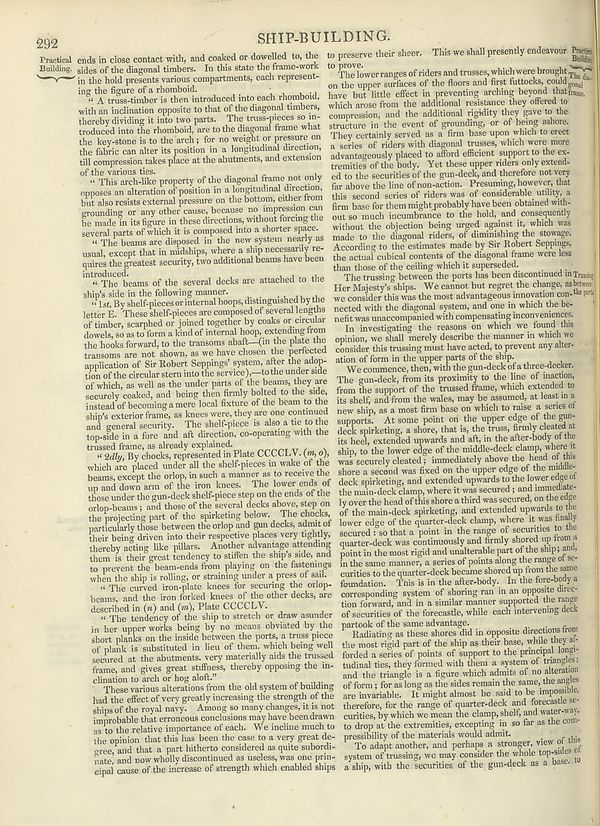
#> input picture web/src/api/mock/page-0013-50049db49e8b.jpg, 600 x 826 px
$ python -i prepare-plates.py   (imports and definitions only)
#> lines starting #> are read from the running program, lines starting #| are printed output that depends on the picture
#> further down, picture is the input picture: PIL image 600x826 RGB; mean R, G, B 209, 201.6, 174.6
"""Prepare the engraved plates shown behind the landing page.

Reads the pinned Britannica parquet (fetch it with `uv run nemotron-challenge data fetch`),
turns the yellowed paper white so only the ink remains, crops the page margins,
and writes web/public/plates/<slug>.jpg plus web/src/config/plates.json.

Run from the repository root:
    uv run --with pillow python web/scripts/prepare-plates.py
"""

import glob
import hashlib
import io
import json
from pathlib import Path

import pyarrow.parquet as pq
from PIL import Image, ImageOps

REVISION = "309f765b1ecc83e0a7f7762e44b4a927a7555443"

# slug, source row, title on the plate, optional crop as fractions (left, top, right, bottom)
PLATES = [
    ("anatomy", 1274, "Anatomy", None),
    ("helminthology", 651, "Helminthology", None),
    ("geyser", 1369, "Hver, or boiling fountain", (0.0, 0.0, 1.0, 0.55)),
    ("electricity", 1446, "Electricity", (0.0, 0.17, 1.0, 1.0)),
    ("astronomy", 2176, "Astronomy", None),
]

ROOT = Path(__file__).resolve().parents[2]
OUT_IMG = ROOT / "web" / "public" / "plates"
OUT_JSON = ROOT / "web" / "src" / "config" / "plates.json"


# [19 lines left out: function ink_only, not called in this run]


def crop_margins(img: Image.Image) -> Image.Image:
    """Trim the page edge and gutter shadow: keep the box that holds the ink."""
    mask = img.point(lambda v: 255 if v < 150 else 0)
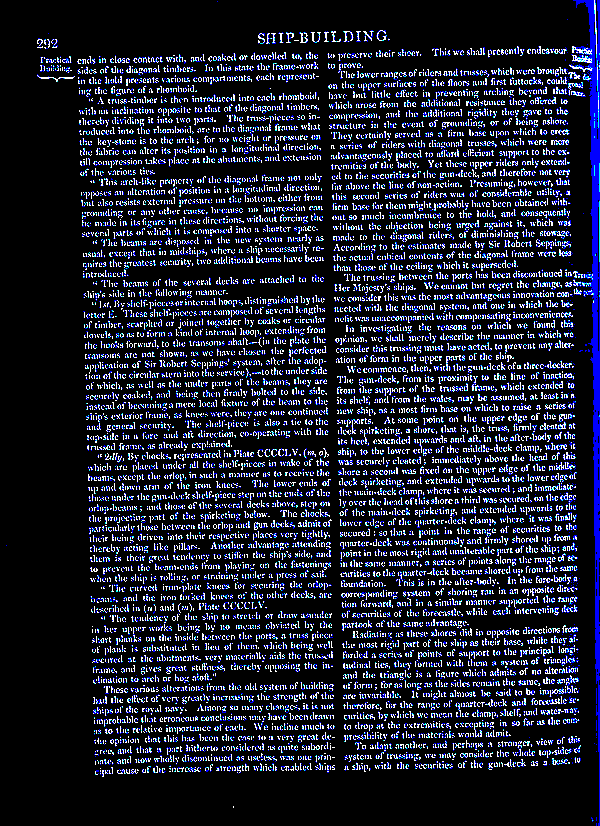
#> mask: PIL image 600x826 RGB; mean R, G, B 29.7, 32.9, 48.1
    w, h = img.size
#> w = 600; h = 826
    # Ignore a thin border where the scan shows the book edge.
    inner = mask.crop((int(w * 0.04), int(h * 0.03), int(w * 0.96), int(h * 0.97)))
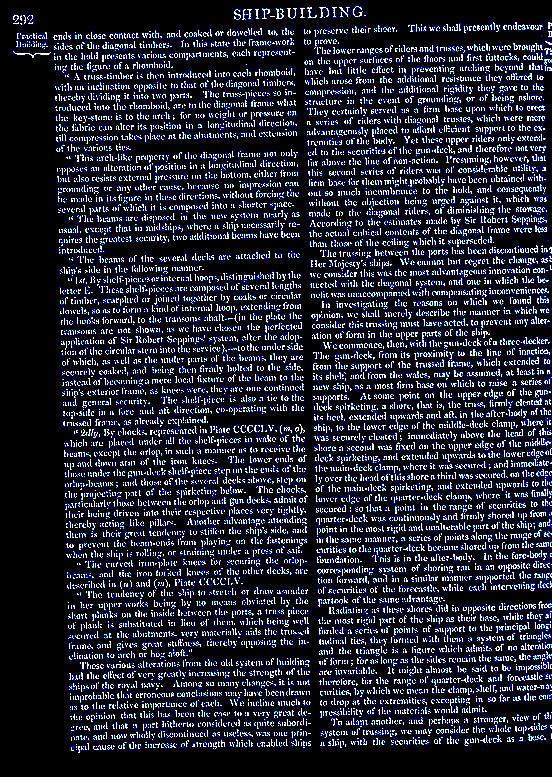
#> inner: PIL image 552x777 RGB; mean R, G, B 34, 37.6, 52.2
    box = inner.getbbox()
#> box = (13, 6, 552, 753)
    if not box:
        return img
    pad = 10
    left, top, right, bottom = box
#> left = 13; top = 6; right = 552; bottom = 753
    return img.crop(
        (
            max(0, left + int(w * 0.04) - pad),
            max(0, top + int(h * 0.03) - pad),
            min(w, right + int(w * 0.04) + pad),
            min(h, bottom + int(h * 0.03) + pad),
        )
    )
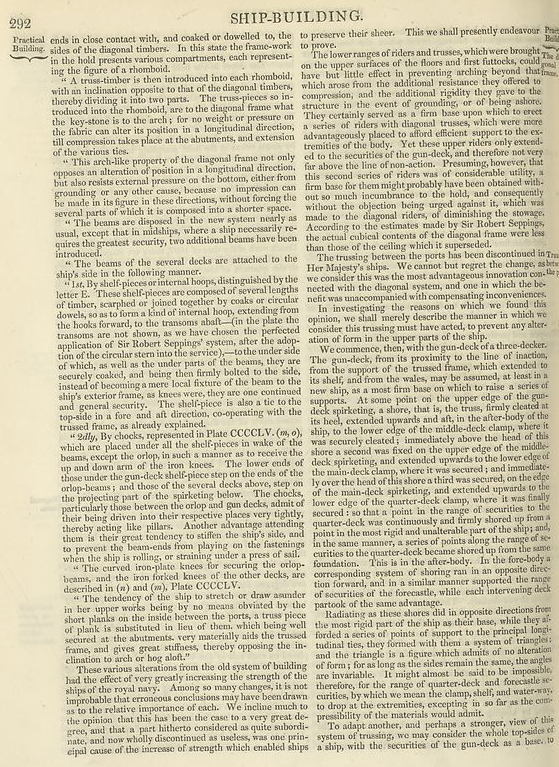
#> returned value: PIL image 559x767 RGB; mean R, G, B 205.7, 199, 172.7


# [34 lines left out: function main, not called in this run]


# [2 lines not run here, left out]

>>> from PIL import Image
>>> picture = Image.open('../src/api/mock/page-0013-50049db49e8b.jpg')
>>> result = crop_margins(picture)
